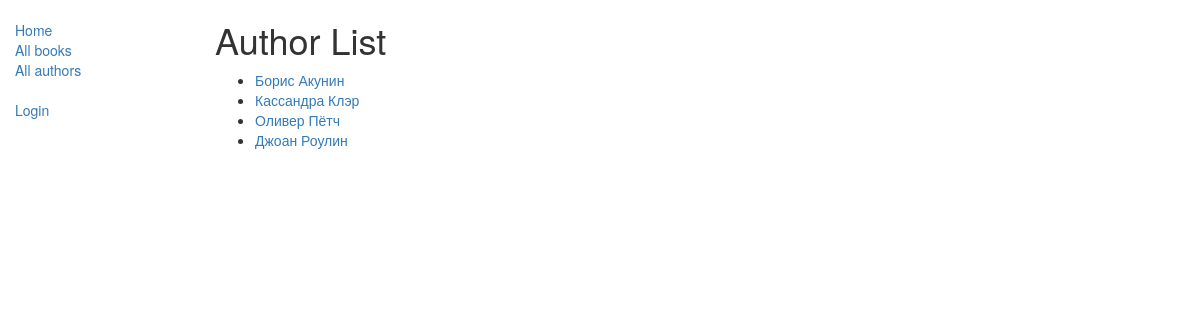
The app's page /catalog/authors/, older data.
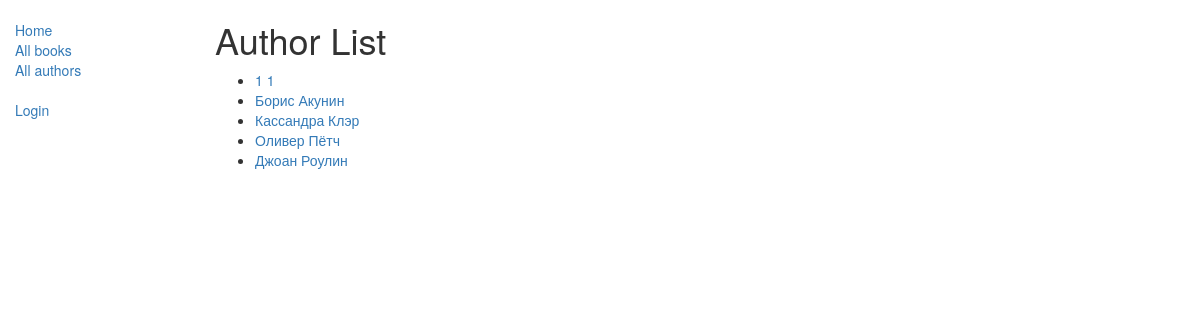
The same page, newer data.
### catalog/models.py (models this page shows, shortened)
class Author(models.Model):
    first_name = models.CharField(max_length=100)
    last_name = models.CharField(max_length=100)
    date_of_birth = models.DateField(null=True, blank=True)
    date_of_death = models.DateField('died', null=True, blank=True)
    def get_absolute_url(self):
        return reverse('author-detail', args=[str(self.id)])
    class Meta:
        ordering = ['last_name']

### catalog/views.py (the view)
class AuthorListView(generic.ListView):
    model = Author
    paginate_by = 10

### catalog/templates/catalog/author_list.html
{% extends "base_generic.html" %}
{% block content %}
    <h1>Author List</h1>
    {% if author_list %}
    <ul>
      {% for author in author_list %}
      <li>
        <a href="{{ author.get_absolute_url }}">{{ author.first_name }} {{ author.last_name }}</a>
      </li>
      {% endfor %}
    </ul>
    {% else %}
      <p>There are no authors in the library.</p>
    {% endif %}
{% endblock %}

Row changes from the older to the newer data that the page shows:
added Author: first_name "1", last_name "1"
